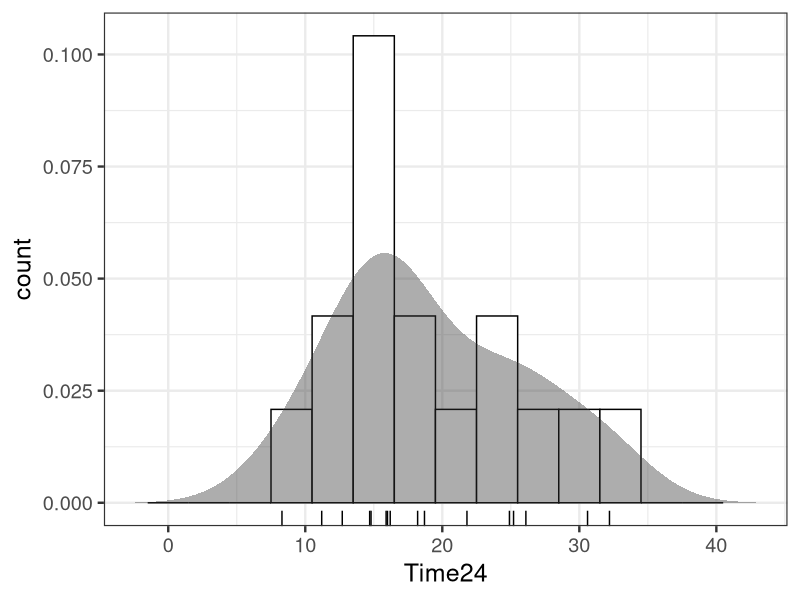

The R script that drew this image:
library(ggplot2)

d <- read.csv(file='input/data-conc-2.csv')
d_last <- d[ncol(d)]

bw <- 3.0
p <- ggplot(data=d_last, aes(x=Time24)) +
  theme_bw(base_size=18) +
  geom_histogram(aes(y=..density..), binwidth=bw, color='black', fill='white') +
  geom_density(color=NA, fill='gray20', alpha=0.4) +
  geom_rug(sides='b') +
  labs(x='Time24', y='count') +
  xlim(range(density(d_last$Time24)$x)) 
ggsave(p, file='output/fig8-7-right.png', dpi=300, w=4, h=4)
